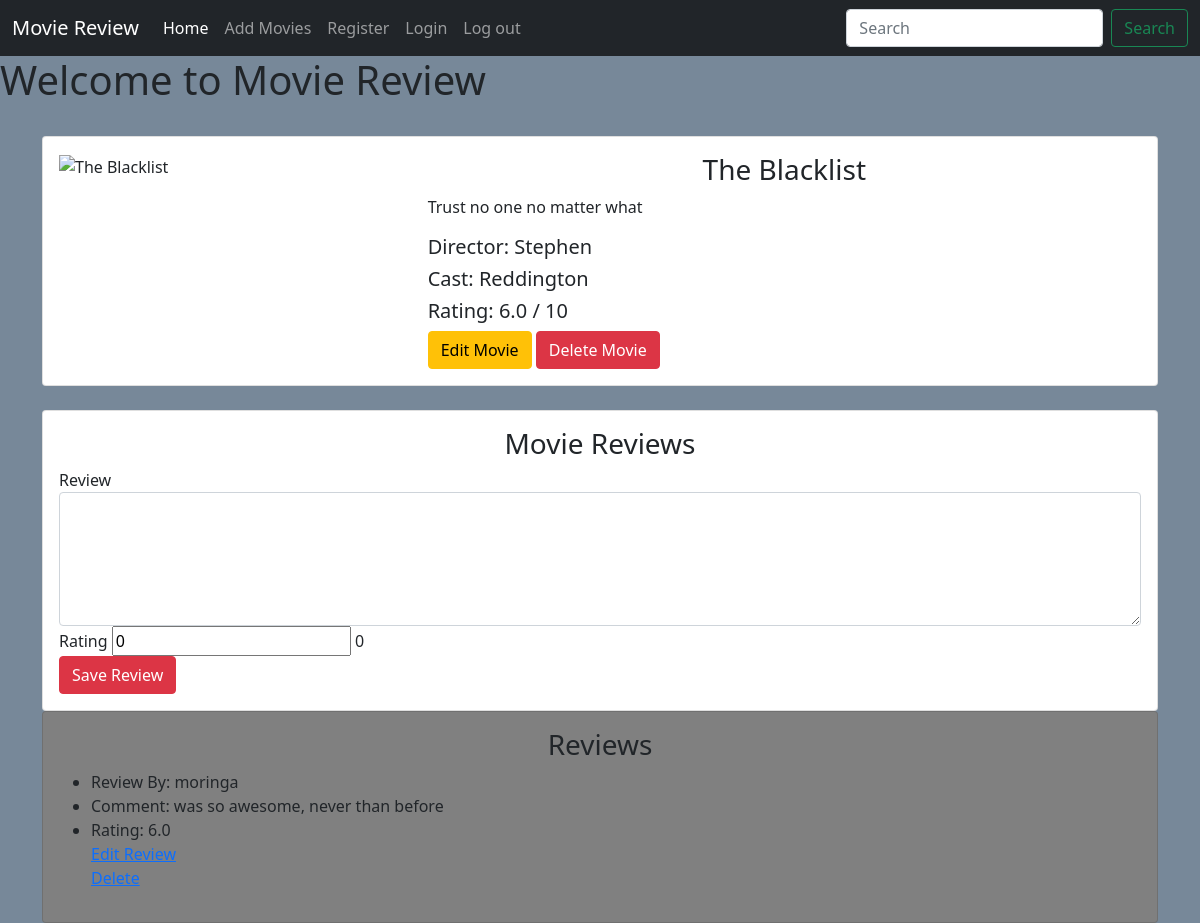
Page /details/1 on the earlier database version.
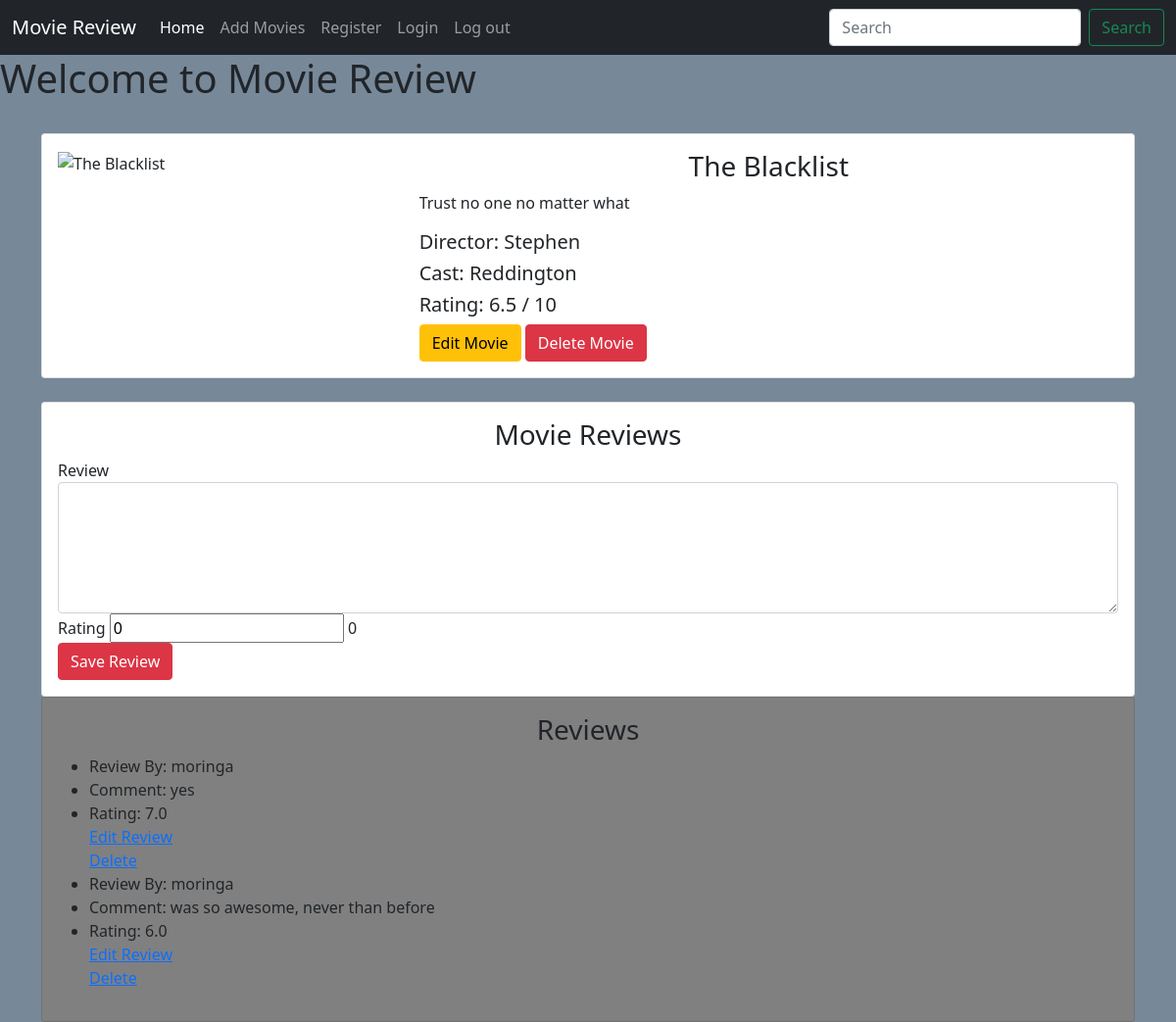
Same page on the later database version.
### main/models.py (models this page shows, shortened)
class Review(models.Model):
    movie = models.ForeignKey(Movie, on_delete=models.CASCADE)
    user = models.ForeignKey(User, on_delete=models.CASCADE)
    comment = models.TextField(max_length=1000)
    rating = models.FloatField(default=0)

### main/views.py (the view)
# urls.py: path('details/<int:id>', views.details, name='details'),
def details(request, id):
    movie = Movie.objects.get(id=id)
    reviews = Review.objects.filter(movie=id).order_by('-comment')
    average = reviews.aggregate(Avg("rating"))["rating__avg"]
    if average == None:
        average = 0
    average = round(average, 2)
    context = {
        "movie": movie,
        "reviews": reviews,
        "average": average,
    }
    return render( request,'main/details.html', context)

### main/templates/main/details.html (shortened to what this page needs)
{% extends 'main/base.html' %}
{% block content %}
<div class="container">
    <br>
    <div class="card">
        <div class="card-body">
        <div class="row">
            <div class="col-md-4">
                <img src="{{movie.image}}" alt="{{movie.name}}" class="img-fluid" width="80%">
            </div>
            <div class="col-md-8">
                <h3 class="text-center">
                    {{movie.name}}
                </h3>
                <p>{{movie.description}}</p>
                <h5>Director: {{movie.director}}</h5>
                <h5>Cast: {{movie.cast}}</h5>
                <h5>Rating: {{ average }} / 10</h5>
                <a href="{% url 'main:edit_movies' movie.id%}" class="btn btn-warning"> Edit Movie</a>
                <a href="{% url 'main:delete_movies' movie.id%}" class="btn btn-danger" onclick="return confirm('Are you sure you wanna delete this?')"> Delete Movie</a>
            </div>
        </div>
    </div>
    </div>
    <br>
    <div class="card">
        <div class="card-body">
            <h3 class="text-center">Movie Reviews</h3>
            <form action="{% url 'main:add_review' movie.id %}" method="POST">
                <label for="comment">Review</label>
                <textarea name="comment" id="comment" cols="30" rows="5" class="form-control"></textarea>
                <label for="rating">Rating</label>
                <input type="rating"  id="rangeInput" name="rating" min="0" max="10" value="0" step="0.1"
                oninput="amount.value=rangeInput.value">
                <output name="amount" id="amount" for="rangeInput" >0</output>
                <br>
                <input type="submit" class="btn btn-danger" value="Save Review">
            </form>
        </div>
    </div>
    <div class="card" style="background-color: grey">
        <div class="card-body">
            <h3 class="text-center">Reviews</h3>
           <ul>
               {% for review in reviews %}
               <li>Review By: {{ review.user}}</li>
               <li>Comment: {{ review.comment}} </li>
                <li>Rating: {{ review.rating}}</li>
                <a href="{% url 'main:edit_review' movie.id review.id %}">Edit Review</a>
                <br>
                <a href="{% url 'main:delete_review' movie.id review.id %}" onclick="return confirm('Are you sure you wanna delete this?')">Delete</a>
                <br>
               {% endfor %}
           </ul>
        </div>
    </div>
</div>
{% endblock %}

Differences in the rows shown:
added Review: user "moringa", comment "yes", rating "7.0"
Other differences:
{{ average }}: "6.0" → "6.5"
